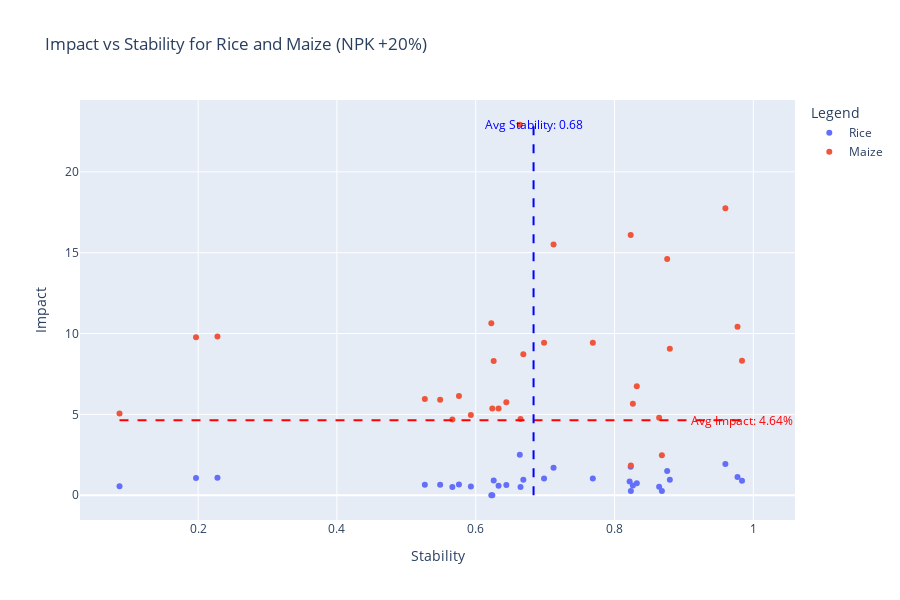

Notebook source saved alongside this figure:
### Code cell
import plotly.express as px
import numpy as np
import pandas as pd

# Function to calculate stress and stability for a combined capability of two crops
def calculate_stress_stability(adj_matrix, df):
    df['stress'] = 0.0
    df['stability'] = 0.0
    capability_columns = df.columns.difference(['node', 'stress', 'stability'])
    
    for idx, row in df.iterrows():
        node = row['node']
        node_idx = df.index[df['node'] == node][0]
        neighbors_idx = np.where(adj_matrix[node_idx] == 1)[0]
        
        if len(neighbors_idx) > 0:
            neighbor_capabilities = df.iloc[neighbors_idx][capability_columns].values
            centroid = np.mean(neighbor_capabilities, axis=0)
            node_capabilities = row[capability_columns].values
            stress = np.linalg.norm(node_capabilities - centroid)
            stability = 1 - stress
        else:
            stress = 0
            stability = 1
        
        df.at[idx, 'stress'] = stress
        df.at[idx, 'stability'] = stability
    
    return df

# Function to calculate impact for a specific crop
def calculate_impact( crop, perturbation, what):
    if(crop == 'Maize'):
        Working_Directory = Maize_Directory
    elif(crop == 'Rice'):
        Working_Directory = Rice_Directory
    capability_name = f'{crop[0].upper()} - {what} {perturbation}'
    original_production = Working_Directory[f'{crop}_Production']
    new_production = Working_Directory[capability_name]
    impact = ((new_production - original_production) / original_production) * 100
    impact_column_name = f'Impact_{crop[0].upper()}_{what}_{perturbation}'
    return impact, impact_column_name

# Function to calculate and visualize stability vs impact for two crops
def Calculate_and_visualize_2D(Rice_Directory,Maize_Directory, adj_matrix_np, crop1, crop2, perturbation, what,visualize = True):
    # Normalize capabilities for both crops
    calculate_and_visualize(perturbation, crop1, Rice_Directory, what,False)
    calculate_and_visualize(perturbation, crop2, Maize_Directory, what,False)
    capability_1 = normalize_list(Rice_Directory[f'{crop1[0].upper()} - {what} {perturbation}'])
    capability_2 = normalize_list(Maize_Directory[f'{crop2[0].upper()} - {what} {perturbation}'])
    
    # Combine capabilities into a single DataFrame
    combined_df = pd.DataFrame({
        'node': Working_Directory['District'],
        'Capability_1': capability_1,
        'Capability_2': capability_2
    })
    
    # Calculate stress and stability for the combined capabilities
    result_df = calculate_stress_stability(adj_matrix_np, combined_df)
    
    # Calculate impact for each crop
    impact1, impact_column1 = calculate_impact(crop1, perturbation, what)
    impact2, impact_column2 = calculate_impact(crop2, perturbation, what)
    
    # Naming conventions for stability and stress columns
    stability_column_name = f'Stability_{crop1[0].upper()}_{crop2[0].upper()}_{what}_{perturbation}'
    stress_column_name = f'Stress_{crop1[0].upper()}_{crop2[0].upper()}_{what}_{perturbation}'
    
    # Add impacts, stability, and stress to the Working_Directory DataFrame
    Working_Directory[impact_column1] = impact1
    Working_Directory[impact_column2] = impact2
    Working_Directory[stability_column_name] = result_df['stability']
    Working_Directory[stress_column_name] = result_df['stress']
    
    if visualize:
        # Prepare data for plotting
        plot_df = pd.DataFrame({
            'District': Working_Directory['District'],
            'Stability': result_df['stability'],
            f'{crop1}': impact1,
            f'{crop2}': impact2,
            'Abbreviation': Working_Directory['Abbreviation']
        })
        
        # Calculate average values
        avg_stability = result_df['stability'].mean()
        avg_impact = pd.concat([impact1, impact2]).mean()  # Combine impacts and calculate average
        
        # Calculate min and max values for impact columns
        min_impact = plot_df[[f'{crop1}', f'{crop2}']].min().min()
        max_impact = plot_df[[f'{crop1}', f'{crop2}']].max().max()
        
        # Plot using Plotly Express
        fig = px.scatter(
            plot_df,
            x='Stability',
            y=[f'{crop1}', f'{crop2}'],  # Plot both impacts
            title=f'Impact vs Stability for {crop1} and {crop2} ({what} +{perturbation}%)',
            labels={'Stability': 'Stability', 'Impact': 'Impact'},
            # text='Abbreviation',
            width=900,
            height=600
        )
        
        # Add average lines
        fig.add_shape(
            type='line',
            x0=min(result_df['stability']),
            x1=max(result_df['stability']),
            y0=avg_impact,
            y1=avg_impact,
            line=dict(color='red', width=2, dash='dash')
        )
        fig.add_shape(
            type='line',
            x0=avg_stability,
            x1=avg_stability,
            y0=min_impact,
            y1=max_impact,
            line=dict(color='blue', width=2, dash='dash')
        )
        
        fig.add_annotation(
            x=avg_stability,
            y=max_impact,
            text=f'Avg Stability: {avg_stability:.2f}',
            showarrow=False,
            font=dict(color='blue')
        )
        fig.add_annotation(
            x=max(result_df['stability']),
            y=avg_impact,
            text=f'Avg Impact: {avg_impact:.2f}%',
            showarrow=False,
            font=dict(color='red')
        )
        
        # Update y-axis title and legend title
        fig.update_layout(
            yaxis_title='Impact',
            legend_title='Legend'
        )
        
        # Update hover labels to only show text for one crop
        fig.update_traces(
            hoverlabel=dict(bgcolor='grey', font=dict(color='white')),
            textposition='top center',
            selector=dict(mode='markers+text')
        )
        
        # Show the plot
        fig.show()

# Example usage
crop1 = 'Rice'
crop2 = 'Maize'
perturbation = 20
what = 'NPK'
Calculate_and_visualize_2D(Rice_Directory,Maize_Directory, adj_matrix_np, crop1, crop2, perturbation, what)

### Figure 1 — Plotly figure (JSON) as saved in the notebook; plotly's stock layout.template omitted (floating-point values rounded to 4 significant figures)
{"data": [{"hovertemplate": "variable=Rice<br>Stability=%{x}<br>value=%{y}<extra></extra>", "legendgroup": "Rice", "marker": {"color": "#636efa", "symbol": "circle"}, "mode": "markers", "name": "Rice", "orientation": "v", "showlegend": true, "type": "scatter", "x": [0.9597, 0.9836, 0.8682, 0.5663, 0.08674, 0.8758, 0.8797, 0.6329, 0.8643, 0.7121, 0.8217, 0.8235, 0.5267, 0.6635, 0.6686, 0.5487, 0.6441, 0.197, 0.6239, 0.6225, 0.6259, 0.6645, 0.5758, 0.593, 0.7687, 0.9772, 0.8264, 0.8232, 0.2279, 0.8321, 0.6985], "xaxis": "x", "y": [1.925, 0.8921, 0.2639, 0.5037, 0.5518, 1.505, 0.9637, 0.5865, 0.5222, 1.694, 0.8553, 0.2693, 0.6499, 2.502, 0.9524, 0.6453, 0.6281, 1.067, 0, 0, 0.9062, 0.5098, 0.6697, 0.5426, 1.029, 1.13, 0.6085, 1.757, 1.085, 0.7363, 1.029], "yaxis": "y"}, {"hovertemplate": "variable=Maize<br>Stability=%{x}<br>value=%{y}<extra></extra>", "legendgroup": "Maize", "marker": {"color": "#EF553B", "symbol": "circle"}, "mode": "markers", "name": "Maize", "orientation": "v", "showlegend": true, "type": "scatter", "x": [0.9597, 0.9836, 0.8682, 0.5663, 0.08674, 0.8758, 0.8797, 0.6329, 0.8643, 0.7121, 0.8217, 0.8235, 0.5267, 0.6635, 0.6686, 0.5487, 0.6441, 0.197, 0.6239, 0.6225, 0.6259, 0.6645, 0.5758, 0.593, 0.7687, 0.9772, 0.8264, 0.8232, 0.2279, 0.8321, 0.6985], "xaxis": "x", "y": [17.75, 8.32, 2.478, 4.678, 5.053, 14.61, 9.067, 5.372, 4.792, 15.51, null, 1.835, 5.954, 22.91, 8.717, 5.909, 5.752, 9.77, 5.372, 10.64, 8.302, 4.711, 6.133, 4.965, 9.426, 10.43, 5.663, 16.09, 9.82, 6.745, 9.426], "yaxis": "y"}], "layout": {"annotations": [{"font": {"color": "blue"}, "showarrow": false, "text": "Avg Stability: 0.68", "x": 0.6833, "y": 22.91}, {"font": {"color": "red"}, "showarrow": false, "text": "Avg Impact: 4.64%", "x": 0.9836, "y": 4.642}], "height": 600, "legend": {"title": {"text": "Legend"}, "tracegroupgap": 0}, "shapes": [{"line": {"color": "red", "dash": "dash", "width": 2}, "type": "line", "x0": 0.08674, "x1": 0.9836, "y0": 4.642, "y1": 4.642}, {"line": {"color": "blue", "dash": "dash", "width": 2}, "type": "line", "x0": 0.6833, "x1": 0.6833, "y0": 0, "y1": 22.91}], "title": {"text": "Impact vs Stability for Rice and Maize (NPK +20%)"}, "width": 900, "xaxis": {"anchor": "y", "domain": [0, 1], "title": {"text": "Stability"}}, "yaxis": {"anchor": "x", "domain": [0, 1], "title": {"text": "Impact"}}}}
